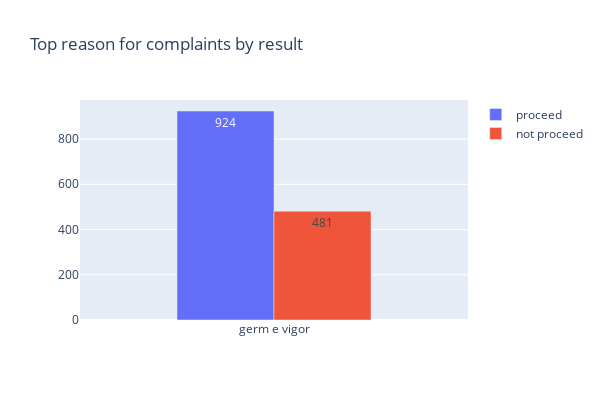

The code cell stored with this chart in its notebook:
### Code cell
bar1 = go.Bar(
    name="proceed",
    x=df[df["result"] == "proceed"]["reason"].value_counts().index[:1],
    y=df[df["result"] == "proceed"]["reason"].value_counts().values[:1],
    text=df[df["result"] == "proceed"]["reason"].value_counts().values[:1],
    textposition="auto",
)

bar2 = go.Bar(
    name="not proceed",
    x=df[df["result"] == "not proceed"]["reason"].value_counts().index[:1],
    y=df[df["result"] == "not proceed"]["reason"].value_counts().values[:1],
    text=df[df["result"] == "not proceed"]["reason"].value_counts().values[:1],
    textposition="auto",
)

fig = go.Figure(data=[bar1, bar2])

fig.update_layout(
    barmode="group",
    title_text="Top reason for complaints by result",
    bargap=0.5,
    width=600,
    height=400,
)

fig.show()

### Figure 1 — Plotly figure (JSON) as saved in the notebook; plotly's stock layout.template omitted (floating-point values rounded to 4 significant figures)
{"data": [{"name": "proceed", "text": [924], "textposition": "auto", "type": "bar", "x": ["germ e vigor"], "y": [924]}, {"name": "not proceed", "text": [481], "textposition": "auto", "type": "bar", "x": ["germ e vigor"], "y": [481]}], "layout": {"bargap": 0.5, "barmode": "group", "height": 400, "title": {"text": "Top reason for complaints by result"}, "width": 600}}
